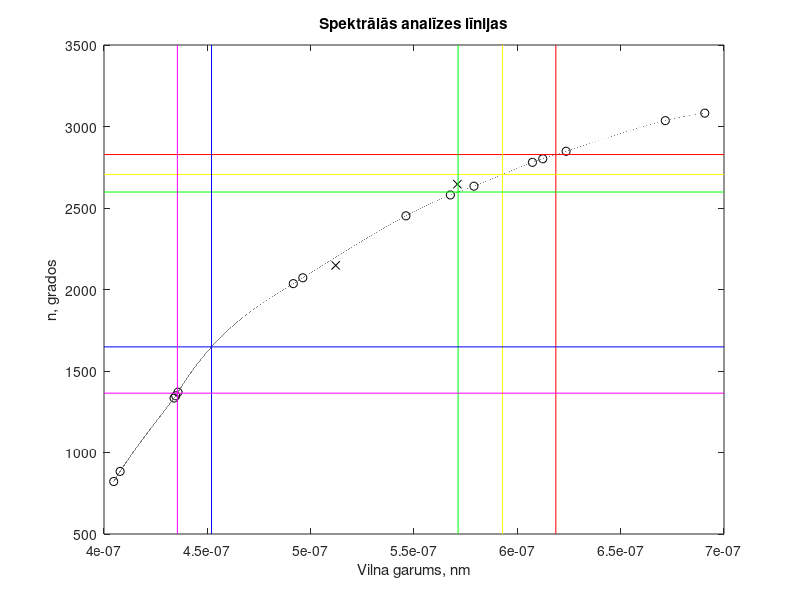

MATLAB code to generate this figure:
vg =[690.7 671.6 623.6 612.3 607.3 579  567.6 546.1 496.2 491.6 435.8 434.7 433.9 407.8 404.7]*1e-9;
n=[3082 3036 2848 2802 2780  2634 2580 2452  2072 2036 1370 1348 1334 884 822];

bvg=[571 512.1]*1e-9;
bn=[2646 2148];

k=690.7e-9:-0.001e-9:404.7e-9;
ns=spline(vg,n,k);


plot(vg,n,'ko',k,ns,'k-',bvg,bn,'kx')
hold on
plot( xlim, [2828 2828],'r' )
redx=interp1(ns,k,2828)
plot( [redx redx],ylim,'r'  )

plot( xlim, [2706 2706],'y' )
yelx=interp1(ns,k,2706)
plot( [yelx yelx],ylim,'y'  )


plot( xlim, [2598 2598],'g' )
greenx=interp1(ns,k,2598)
plot( [greenx greenx],ylim,'g'  )


plot( xlim, [1648 1648],'b' )
blux=interp1(ns,k,1648)
plot( [blux blux],ylim,'b'  )


plot( xlim, [1364 1364],'m' )
magx=interp1(ns,k,1364)
plot( [magx magx],ylim,'m'  )

title('Spektrālās analīzes līnijas')
xlabel('Vilna garums, nm')
ylabel('n, grados')



